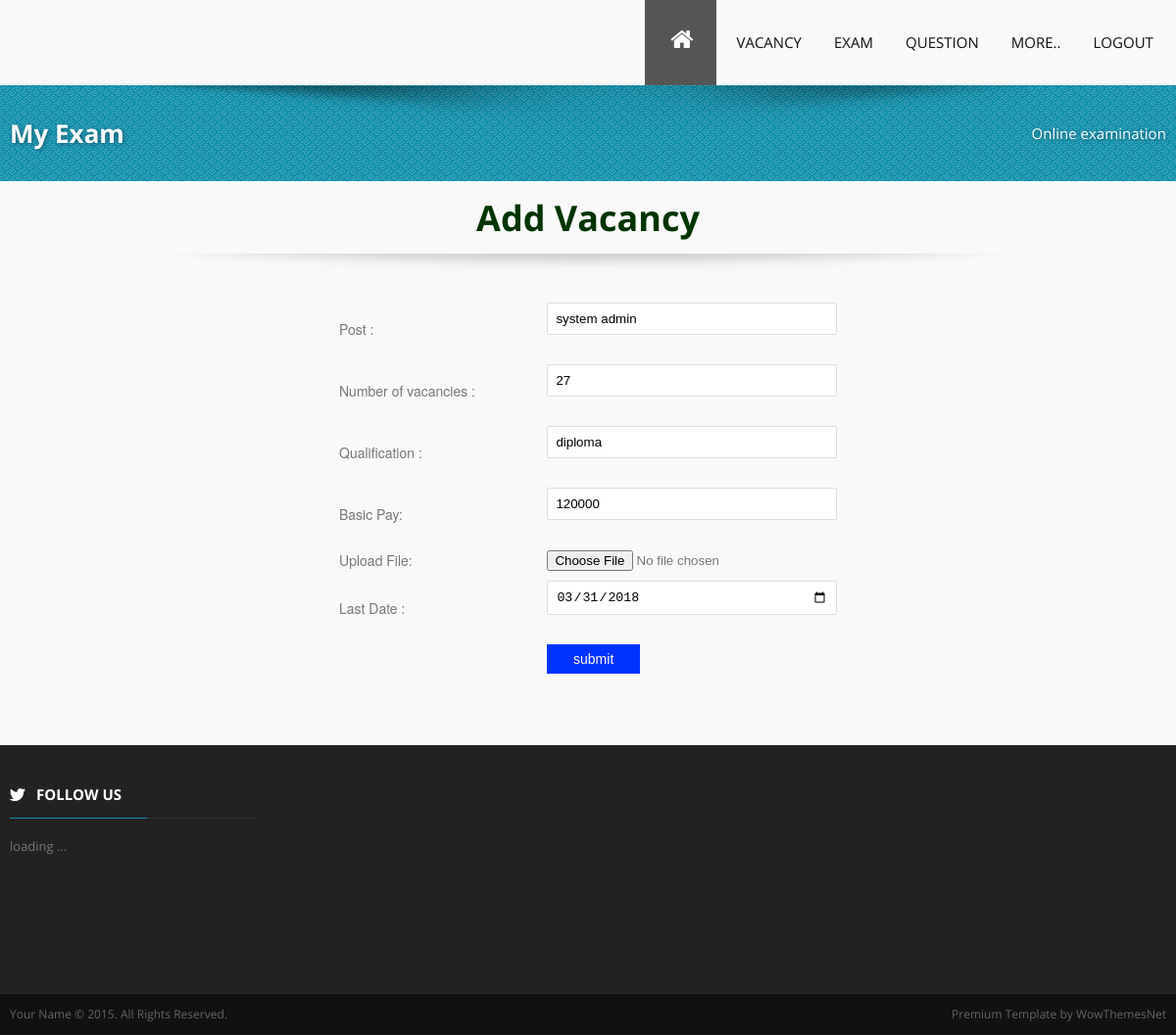
Page /editvac.php?id=1 on the committed database.
### tables this page shows
CREATE TABLE `vacancies` (
  `vid` int(11) NOT NULL AUTO_INCREMENT,
  `post` varchar(50) NOT NULL,
  `no_vacancies` int(50) NOT NULL,
  `qualification` varchar(100) NOT NULL,
  `clogid` int(10) NOT NULL,
  `vdate` varchar(20) NOT NULL,
  `basic_pay` varchar(30) NOT NULL,
  `file` varchar(200) DEFAULT NULL,
  PRIMARY KEY (`vid`)
);

### editvac.php (the view, shortened to what this page needs)
<?php $con=mysqli_connect("localhost","root","","online_examination");
include("company_menu_form.php");
?>
<!DOCTYPE html PUBLIC "-//W3C//DTD XHTML 1.0 Transitional//EN" "http://www.w3.org/TR/xhtml1/DTD/xhtml1-transitional.dtd">
<html xmlns="http://www.w3.org/1999/xhtml">
<head>
<link href="css/styleform.css" rel="stylesheet" type="text/css" />
</head>
<?php
$idd=$_GET['id'];
$str="select * from vacancies where vid='$idd'";
$res=mysqli_query($con,$str);
if($res1=mysqli_fetch_array($res))
{
?>
<body>
<center><font color="#003300"></font>
<h1><font color="#003300">Add Vacancy</font></h1>
 <div  class="grid">
		<div class="shadowundertop">
		</div>
		<div class="row">
		<div class="vuzz-pricing-content">
<form action="" method="post" enctype="multipart/form-data" name="login" id="login">
  <table width="528" height="194" border="0" type="box" cellpadding="15" cellspacing="10">
    <tr>
      <td width="178">Post : </td>
      <td width="260"><label>
        <input type="text" name="post" value="<?php echo $res1['post']?>" id="pst" />
      </label></td>
    </tr>
    <tr>
      <td>Number of vacancies  : </td>
      <td><label>
        <input type="text" name="nov" id="mn" value="<?php echo $res1[2]?>" />
      </label></td>
    </tr>
	 <tr>
      <td>Qualification : </td>
      <td><label>
        <input type="text" name="qual" value="<?php echo $res1[3]?>" id="quali"/>
      </label></td>
    </tr>
	 <tr>
	   <td>Basic Pay: </td>
	   <td><input type="text" name="bp" value="<?php echo $res1['basic_pay']?>" id="bp"/></td>
      </tr>
	 <tr>
	   <td>Upload File:</td>
	   <td><input type="file" name="file" id="file" value="<?php echo $res1['file']?>" /></td>
      </tr>
	 <tr>
	   <td> Last Date :</td>
	   <td><input type="date" name="date" value="<?php echo $res1['vdate']?>" id="date" /></td>
      </tr>
  <tr>
      <td></td>
      <td><label>
        <input type="submit" class="button" name="Submit" value="   submit   " onclick="return valid();"/>
      </label></td>
    </tr>
	<?php } ?>
	</table>
	</div>
	</div>
</center>
</body>
</html>

### css/styleform.css (style rules this page uses)
html, body, div, span, applet, object, iframe, h1, h2, h3, h4, h5, h6, p, blockquote, pre, a, abbr, acronym, address, big, cite, code, del, dfn, em, img, ins, kbd, q, s, samp, small, strike, strong, sub, sup, tt, var, b, u, i, center, dl, dt, dd, ol, ul, li, fieldset, form, label, legend, caption, article, aside, canvas, details, embed, figure, figcaption, footer, header, hgroup, menu, nav, output, ruby, section, summary, time, mark, audio, video { margin: 0; padding: 0; border: 0; font-size: 100%; font: inherit; vertical-align: baseline; font-family: OpenSansRegular; }
article, aside, details, figcaption, figure, footer, header, hgroup, menu, nav, section, label, legend { display: block }
body { background: #f9f9f9; font: 13px/22px OpenSansRegular, "HelveticaNeue", "Helvetica Neue", Helvetica, Arial, sans-serif; color: #555; }
i { font-family: OpenSansItalic, Georgia }
label { font-size: 14px; color: #4d4d4d; cursor: pointer; display: block; font-weight: 500; margin-bottom: 3px; }
.row:before, .row:after, .clearfix:before, .clearfix:after { content: ''; display: table; }
.row:after, .clearfix:after { clear: both }
.row, .clearfix { zoom: 1 }
* { box-sizing: border-box; -ms-box-sizing: border-box; -moz-box-sizing: border-box; -webkit-box-sizing: border-box; }
body { margin: 0 auto }
.grid { margin: 0 auto; max-width: 1200px; width: 100%; }
.row { width: 100%; margin: 0 auto; }
.c3 { width: 25% }
.c6 { width: 50% }
.c1, .c2, .c3, .c4, .c5, .c6, .c7, .c8, .c9, .c10, .c11, .c12, .c1-5, .c1-8 { min-height: 1px; float: left; padding-left: 10px; padding-right: 10px; position: relative; }
.right { float: right }
h1, h2, h3, h4, h5, h6 { font-style: normal; color: #333; text-rendering: optimizeLegibility; line-height: 1.1; margin-bottom: 14px; margin-top: 14px; font-family: OpenSansBold; }
h1 { font-size: 36px; line-height: 48px; margin-bottom: 12px; }
h2 { font-size: 32px; line-height: 42px; margin-bottom: 8px; }
em, i { font-style: italic; line-height: inherit; }
hr { border: solid #eee; border-width: 1px 0 0; clear: both; margin: 20px 0 -15px; height: 0; }
form { margin-bottom: 20px; font: 14px "HelveticaNeue","Helvetica Neue",Helvetica,Arial,sans-serif; color: #777; }
textarea, input[type="text"], input[type="password"], input[type="datetime"], input[type="datetime-local"], input[type="date"], input[type="month"], input[type="time"], input[type="week"], input[type="number"], input[type="email"], input[type="url"], input[type="search"], input[type="tel"], input[type="color"], select { background: #ffffff; border: 1px solid #ddd; padding: 8px 8px; vertical-align: middle; outline: none; border-radius: 2px; -moz-border-radius: 2px; -webkit-border-radius: 2px; transition: border linear 0.4s,box-shadow linear 0.4s; -o-transition: border linear 0.4s,box-shadow linear 0.4s; -moz-transition: border linear 0.4s,box-shadow linear 0.4s; -webkit-transition: border linear 0.4s,box-shadow linear 0.4s; margin: 0; width: 100%; display: block; margin-bottom: 20px; }
.button { font-size: 14px; background: #0033FF; color: #FFFFFF; border: 0px; line-height: 30px; padding-left: 15px; padding-right: 15px; cursor: pointer; }
#wrapfooter { background-color: #222; margin-top: 40px; }
#footer .title { font-size: 15px; color: #fff; border-bottom: solid #333 1px; padding-bottom: 3px; width: 90%; }
.footerstress { border: solid #0E8FAB; border-width: 1px 0 0; clear: both; margin: -9px 0px 17px; height: 0; width: 50%; }
#footer [class^="icon-"], #footer [class*=" icon-"] { margin-right: 7px }
#footer { padding: 15px 0px 15px; color: #777; }
.copyright { background-color: #111; color: #666; padding: 10px 0; font-size: 12px; border-top: 1px solid #292929; }
* { margin: 0; padding: 0; border: none; outline: none; }
#ticker { height: 146px; overflow-y: hidden; position: relative; }
.title { font-size: 18px; margin-left: 0px; text-transform: uppercase; }
.shadowundertop { background: url(../../../../Users/dell/images/undersharea.png) no-repeat 50% 0; height: 40px; margin-top: 1px; }

### css/skinblue.css (style rules this page uses)
.footerstress { border: solid #0E8FAB;border-width: 1px 0 0;clear: both;margin: -9px 0px 17px; }

### rows in the picture
vacancies: post "system admin", nov "27", qual "diploma", bp "120000", date "03/31/2018"
